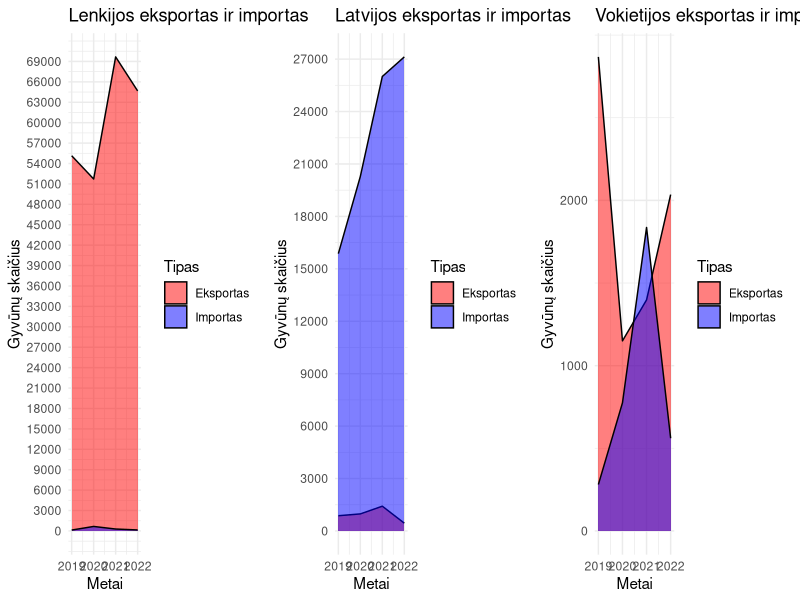

This figure's R source:
# Load required libraries
library(readxl)
library(dplyr)
library(ggplot2)
library(ggpubr)  # for ggarrange function

# Read the Excel file
data <- read_excel("gyvuliai_01.xlsx")

# Define country names
Latvija <- c("LATVIJOS RESPUBLIKA")
Lenkija <- c("LENKIJOS RESPUBLIKA")
Vokietija <- c("VOKIETIJOS FEDERACINĖ RESPUBLIKA")

# Filter and summarize data for Lenkija (Poland)
filtered_data_exportas_lenkija <- data %>%
  filter(`Ūkinių gyvūnų eksporto, importo metai` >= 2019 & 
           `Ūkinių gyvūnų eksporto, importo metai` <= 2022 &
           `Ūkinių gyvūnų eksporto, importo požymis` == "Eksportas" &
           `Šalies pavadinimas` %in% Lenkija) %>%
  group_by(`Ūkinių gyvūnų eksporto, importo metai`) %>%
  summarise(total_animals = sum(`Ūkinių gyvūnų skaičius`))

filtered_data_importas_lenkija <- data %>%
  filter(`Ūkinių gyvūnų eksporto, importo metai` >= 2019 & 
           `Ūkinių gyvūnų eksporto, importo metai` <= 2022 &
           `Ūkinių gyvūnų eksporto, importo požymis` == "Importas" &
           `Šalies pavadinimas` %in% Lenkija) %>%
  group_by(`Ūkinių gyvūnų eksporto, importo metai`) %>%
  summarise(total_animals = sum(`Ūkinių gyvūnų skaičius`))

# Combine the import and export data for Lenkija
combined_data_lenkija <- bind_rows(
  filtered_data_importas_lenkija %>% mutate(type = "Importas"),
  filtered_data_exportas_lenkija %>% mutate(type = "Eksportas")
)

# Filter and summarize data for Latvija (Latvia)
filtered_data_exportas_latvija <- data %>%
  filter(`Ūkinių gyvūnų eksporto, importo metai` >= 2019 & 
           `Ūkinių gyvūnų eksporto, importo metai` <= 2022 &
           `Ūkinių gyvūnų eksporto, importo požymis` == "Eksportas" &
           `Šalies pavadinimas` %in% Latvija) %>%
  group_by(`Ūkinių gyvūnų eksporto, importo metai`) %>%
  summarise(total_animals = sum(`Ūkinių gyvūnų skaičius`))

filtered_data_importas_latvija <- data %>%
  filter(`Ūkinių gyvūnų eksporto, importo metai` >= 2019 & 
           `Ūkinių gyvūnų eksporto, importo metai` <= 2022 &
           `Ūkinių gyvūnų eksporto, importo požymis` == "Importas" &
           `Šalies pavadinimas` %in% Latvija) %>%
  group_by(`Ūkinių gyvūnų eksporto, importo metai`) %>%
  summarise(total_animals = sum(`Ūkinių gyvūnų skaičius`))

# Combine the import and export data for Latvija
combined_data_latvija <- bind_rows(
  filtered_data_importas_latvija %>% mutate(type = "Importas"),
  filtered_data_exportas_latvija %>% mutate(type = "Eksportas")
)

# Filter and summarize data for Vokietija (Germany)
filtered_data_exportas_vokietija <- data %>%
  filter(`Ūkinių gyvūnų eksporto, importo metai` >= 2019 & 
           `Ūkinių gyvūnų eksporto, importo metai` <= 2022 &
           `Ūkinių gyvūnų eksporto, importo požymis` == "Eksportas" &
           `Šalies pavadinimas` %in% Vokietija) %>%
  group_by(`Ūkinių gyvūnų eksporto, importo metai`) %>%
  summarise(total_animals = sum(`Ūkinių gyvūnų skaičius`))

filtered_data_importas_vokietija <- data %>%
  filter(`Ūkinių gyvūnų eksporto, importo metai` >= 2019 & 
           `Ūkinių gyvūnų eksporto, importo metai` <= 2022 &
           `Ūkinių gyvūnų eksporto, importo požymis` == "Importas" &
           `Šalies pavadinimas` %in% Vokietija) %>%
  group_by(`Ūkinių gyvūnų eksporto, importo metai`) %>%
  summarise(total_animals = sum(`Ūkinių gyvūnų skaičius`))

# Combine the import and export data for Vokietija
combined_data_vokietija <- bind_rows(
  filtered_data_importas_vokietija %>% mutate(type = "Importas"),
  filtered_data_exportas_vokietija %>% mutate(type = "Eksportas")
)


# Create the density plot for Lenkija (Poland)
plot_lenkija <- ggplot(combined_data_lenkija, aes(x = `Ūkinių gyvūnų eksporto, importo metai`, y = total_animals, fill = type)) +
  geom_density(stat = "identity", alpha = 0.5, position = 'identity') +
  scale_fill_manual(values = c("Eksportas" = "red", "Importas" = "blue")) +
  labs(title = "Lenkijos eksportas ir importas",
       x = "Metai",
       y = "Gyvūnų skaičius",
       fill = "Tipas") +
  scale_y_continuous(breaks = seq(0, max(combined_data_lenkija$total_animals), by = 3000)) +
  theme_minimal()

# Create the density plot for Latvija (Latvia)
plot_latvija <- ggplot(combined_data_latvija, aes(x = `Ūkinių gyvūnų eksporto, importo metai`, y = total_animals, fill = type)) +
  geom_density(stat = "identity", alpha = 0.5, position = 'identity') +
  scale_fill_manual(values = c("Eksportas" = "red", "Importas" = "blue")) +
  labs(title = "Latvijos eksportas ir importas",
       x = "Metai",
       y = "Gyvūnų skaičius",
       fill = "Tipas") +
  scale_y_continuous(breaks = seq(0, max(combined_data_latvija$total_animals), by = 3000)) +
  theme_minimal()

# Create the density plot for Vokietija (Germany)
plot_vokietija <- ggplot(combined_data_vokietija, aes(x = `Ūkinių gyvūnų eksporto, importo metai`, y = total_animals, fill = type)) +
  geom_density(stat = "identity", alpha = 0.5, position = 'identity') +
  scale_fill_manual(values = c("Eksportas" = "red", "Importas" = "blue")) +
  labs(title = "Vokietijos eksportas ir importas",
       x = "Metai",
       y = "Gyvūnų skaičius",
       fill = "Tipas") +
  scale_y_continuous(breaks = seq(0, max(combined_data_vokietija$total_animals), by = 1000)) +
  theme_minimal()



# Arrange the three plots side by side
ggarrange(plot_lenkija, plot_latvija, plot_vokietija, ncol = 3, nrow = 1)
